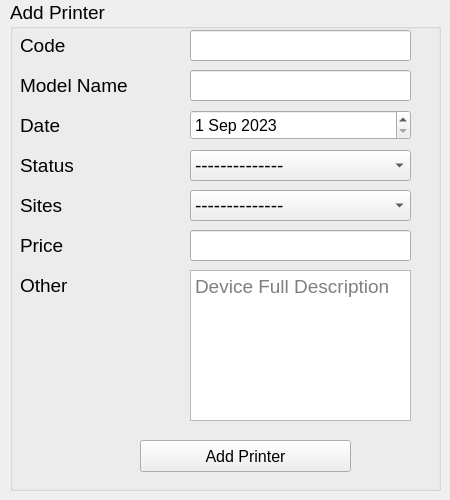
                  <widget class="QWidget" name="tab_24">
                   <attribute name="title">
                    <string>Printer</string>
                   </attribute>
                   <widget class="QGroupBox" name="groupBox_58">
                    <property name="geometry">
                     <rect>
                      <x>10</x>
                      <y>0</y>
                      <width>431</width>
                      <height>491</height>
                     </rect>
                    </property>
                    <property name="font">
                     <font>
                      <family>Segoe UI</family>
                      <pointsize>14</pointsize>
                     </font>
                    </property>
                    <property name="title">
                     <string>Add Printer</string>
                    </property>
                    <widget class="QLabel" name="label_110">
                     <property name="geometry">
                      <rect>
                       <x>10</x>
                       <y>30</y>
                       <width>121</width>
                       <height>31</height>
                      </rect>
                     </property>
                     <property name="font">
                      <font>
                       <family>Segoe UI</family>
                       <pointsize>14</pointsize>
                      </font>
                     </property>
                     <property name="text">
                      <string>Code</string>
                     </property>
                    </widget>
                    <widget class="QLabel" name="label_111">
                     <property name="geometry">
                      <rect>
                       <x>10</x>
                       <y>70</y>
                       <width>151</width>
                       <height>31</height>
                      </rect>
                     </property>
                     <property name="font">
                      <font>
                       <family>Segoe UI</family>
                       <pointsize>14</pointsize>
                      </font>
                     </property>
                     <property name="text">
                      <string>Model Name</string>
                     </property>
                    </widget>
                    <widget class="QLineEdit" name="lineEdit_88">
                     <property name="geometry">
                      <rect>
                       <x>180</x>
                       <y>30</y>
                       <width>221</width>
                       <height>31</height>
                      </rect>
                     </property>
                     <property name="font">
                      <font>
                       <family>Segoe UI</family>
                       <pointsize>14</pointsize>
                      </font>
                     </property>
                    </widget>
                    <widget class="QLabel" name="label_112">
                     <property name="geometry">
                      <rect>
                       <x>10</x>
                       <y>150</y>
                       <width>121</width>
                       <height>31</height>
                      </rect>
                     </property>
                     <property name="font">
                      <font>
                       <family>Segoe UI</family>
                       <pointsize>14</pointsize>
                      </font>
                     </property>
                     <property name="text">
                      <string>Status</string>
                     </property>
                    </widget>
                    <widget class="QLabel" name="label_113">
                     <property name="geometry">
                      <rect>
                       <x>10</x>
                       <y>190</y>
                       <width>121</width>
                       <height>31</height>
                      </rect>
                     </property>
                     <property name="font">
                      <font>
                       <family>Segoe UI</family>
                       <pointsize>14</pointsize>
                      </font>
                     </property>
                     <property name="text">
                      <string>Sites</string>
                     </property>
                    </widget>
                    <widget class="QPushButton" name="pushButton_83">
                     <property name="enabled">
                      <bool>true</bool>
                     </property>
                     <property name="geometry">
                      <rect>
                       <x>130</x>
                       <y>440</y>
                       <width>211</width>
                       <height>32</height>
                      </rect>
                     </property>
                     <property name="font">
                      <font>
                       <pointsize>12</pointsize>
                      </font>
                     </property>
                     <property name="text">
                      <string>Add Printer</string>
                     </property>
                    </widget>
                    <widget class="QLabel" name="label_117">
                     <property name="geometry">
                      <rect>
                       <x>10</x>
                       <y>230</y>
                       <width>91</width>
                       <height>31</height>
                      </rect>
                     </property>
                     <property name="font">
                      <font>
                       <family>Segoe UI</family>
                       <pointsize>14</pointsize>
                      </font>
                     </property>
                     <property name="text">
                      <string>Price</string>
                     </property>
                    </widget>
                    <widget class="QLineEdit" name="lineEdit_89">
                     <property name="geometry">
                      <rect>
                       <x>180</x>
                       <y>70</y>
                       <width>221</width>
                       <height>31</height>
                      </rect>
                     </property>
                     <property name="font">
                      <font>
                       <family>Segoe UI</family>
                       <pointsize>14</pointsize>
                      </font>
                     </property>
                    </widget>
                    <widget class="QLineEdit" name="lineEdit_90">
                     <property name="geometry">
                      <rect>
                       <x>180</x>
                       <y>230</y>
                       <width>221</width>
                       <height>31</height>
                      </rect>
                     </property>
                     <property name="font">
                      <font>
                       <family>Segoe UI</family>
                       <pointsize>14</pointsize>
                      </font>
                     </property>
                    </widget>
                    <widget class="QComboBox" name="comboBox_38">
                     <property name="geometry">
                      <rect>
                       <x>180</x>
                       <y>150</y>
                       <width>221</width>
                       <height>31</height>
                      </rect>
                     </property>
                     <property name="font">
                      <font>
                       <pointsize>14</pointsize>
                      </font>
                     </property>
                     <item>
                      <property name="text">
                       <string>--------------</string>
                      </property>
                     </item>
                     <item>
                      <property name="text">
                       <string>New</string>
                      </property>
                     </item>
                     <item>
                      <property name="text">
                       <string>Used</string>
                      </property>
                     </item>
                     <item>
                      <property name="text">
                       <string>Damaged</string>
                      </property>
                     </item>
                    </widget>
                    <widget class="QTextEdit" name="textEdit_9">
                     <property name="geometry">
                      <rect>
                       <x>180</x>
                       <y>270</y>
                       <width>221</width>
                       <height>151</height>
                      </rect>
                     </property>
                     <property name="font">
                      <font>
                       <pointsize>14</pointsize>
                      </font>
                     </property>
                     <property name="placeholderText">
                      <string>Device Full Description</string>
                     </property>
                    </widget>
                    <widget class="QComboBox" name="comboBox_39">
                     <property name="geometry">
                      <rect>
                       <x>180</x>
                       <y>190</y>
                       <width>221</width>
                       <height>31</height>
                      </rect>
                     </property>
                     <property name="font">
                      <font>
                       <pointsize>14</pointsize>
                      </font>
                     </property>
                     <item>
                      <property name="text">
                       <string>--------------</string>
                      </property>
                     </item>
                    </widget>
                    <widget class="QLabel" name="label_123">
                     <property name="geometry">
                      <rect>
                       <x>10</x>
                       <y>110</y>
                       <width>121</width>
                       <height>31</height>
                      </rect>
                     </property>
                     <property name="font">
                      <font>
                       <family>Segoe UI</family>
                       <pointsize>14</pointsize>
                      </font>
                     </property>
                     <property name="text">
                      <string>Date</string>
                     </property>
                    </widget>
                    <widget class="QDateEdit" name="dateEdit_18">
                     <property name="geometry">
                      <rect>
                       <x>180</x>
                       <y>110</y>
                       <width>221</width>
                       <height>30</height>
                      </rect>
                     </property>
                     <property name="minimumSize">
                      <size>
                       <width>52</width>
                       <height>30</height>
                      </size>
                     </property>
                     <property name="font">
                      <font>
                       <pointsize>12</pointsize>
                      </font>
                     </property>
                     <property name="dateTime">
                      <datetime>
                       <hour>0</hour>
                       <minute>0</minute>
                       <second>0</second>
                       <year>2023</year>
                       <month>9</month>
                       <day>1</day>
                      </datetime>
                     </property>
                    </widget>
                    <widget class="QLabel" name="label_119">
                     <property name="geometry">
                      <rect>
                       <x>10</x>
                       <y>270</y>
                       <width>101</width>
                       <height>31</height>
                      </rect>
                     </property>
                     <property name="font">
                      <font>
                       <family>Segoe UI</family>
                       <pointsize>14</pointsize>
                      </font>
                     </property>
                     <property name="text">
                      <string>Other</string>
                     </property>
                    </widget>
                   </widget>
                  </widget>
